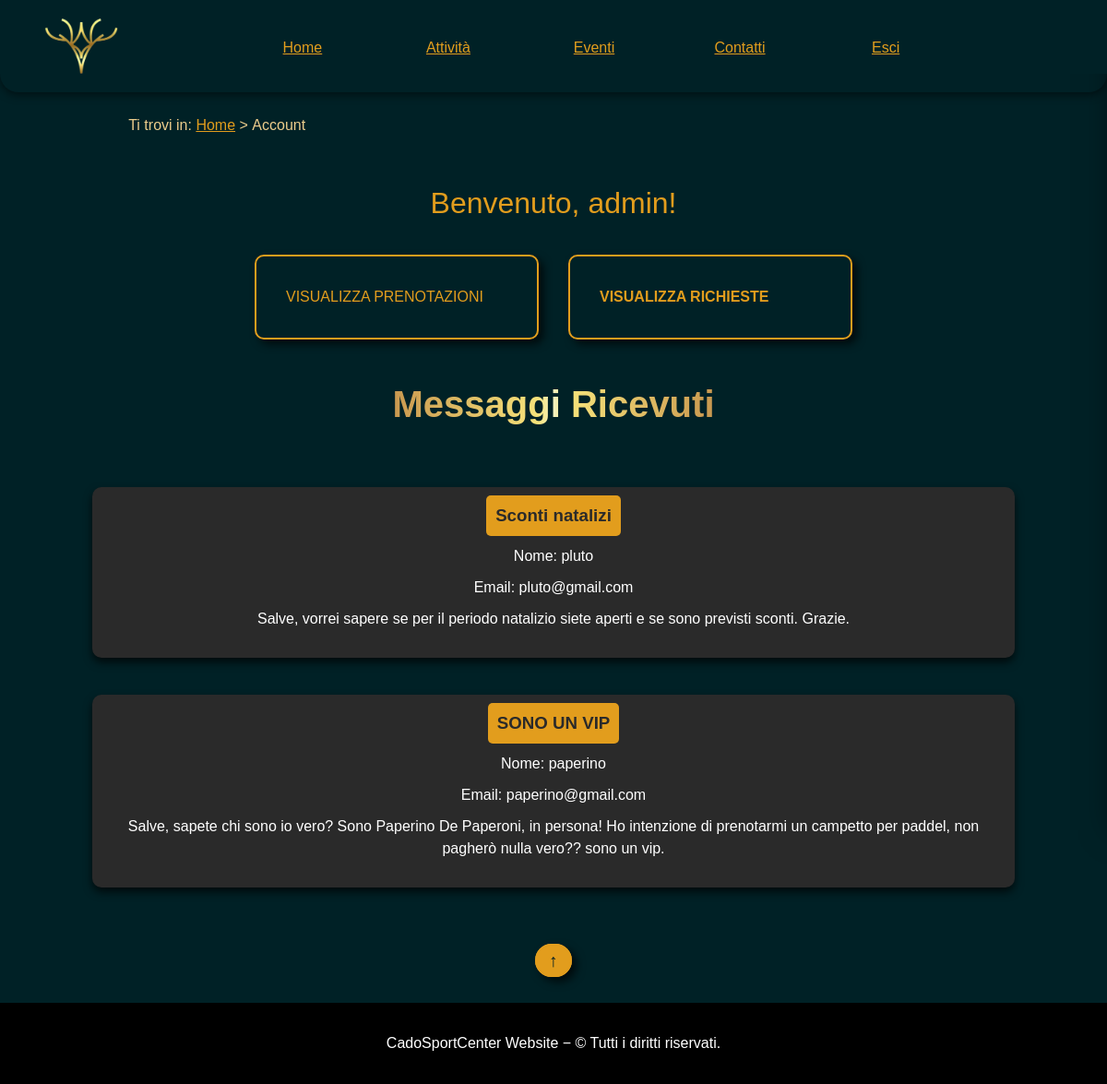
Page /php/admin.php (signed in) on the earlier database version.
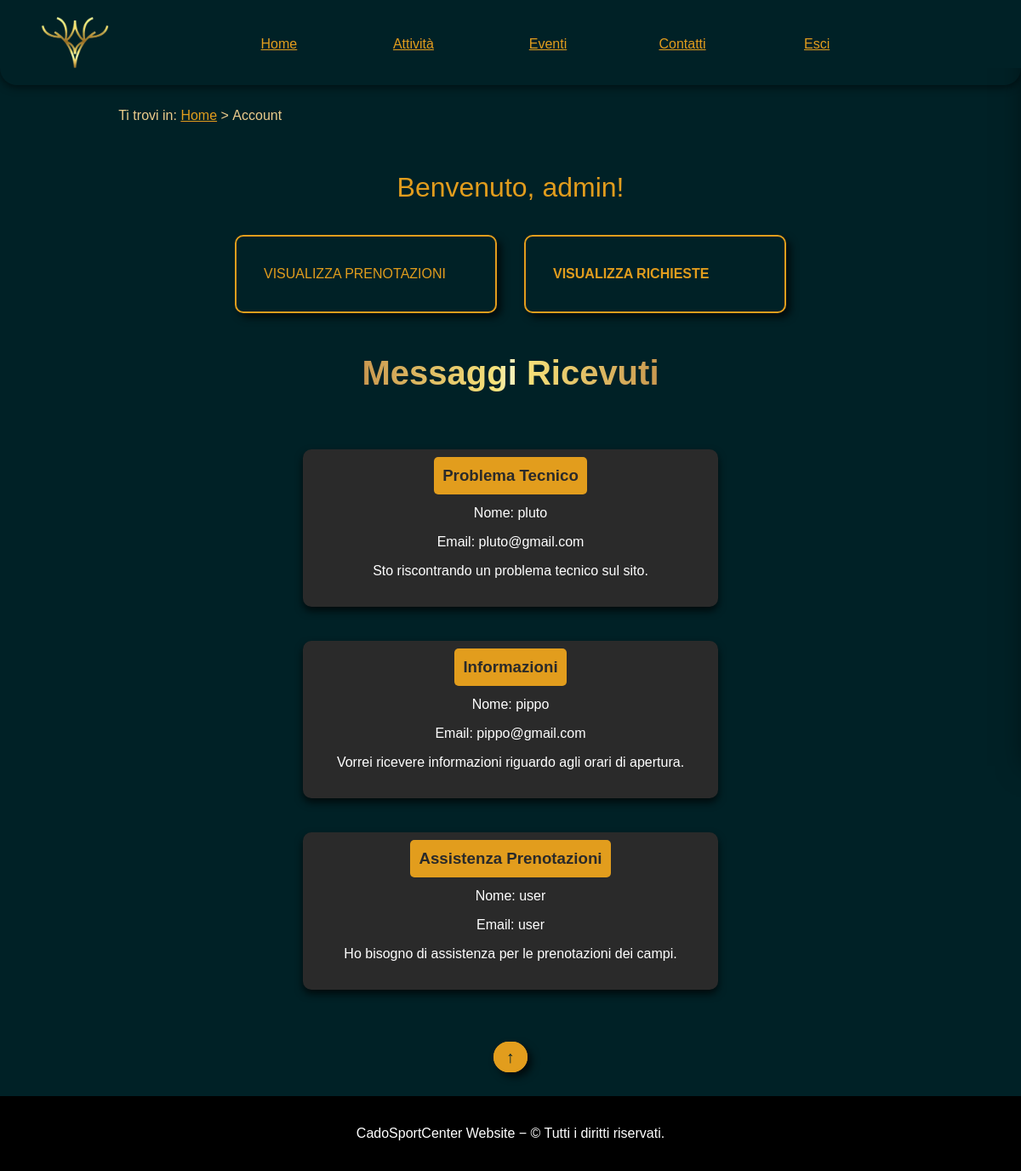
Same page on the later database version.
### tables this page shows
CREATE TABLE Richieste (
    id INT NOT NULL AUTO_INCREMENT PRIMARY KEY,
    email VARCHAR(100) NOT NULL,
    titolo VARCHAR(50),
    testo VARCHAR(500) NOT NULL,
    FOREIGN KEY (email) REFERENCES Utente(email)
);

CREATE TABLE Cliente (
    email VARCHAR(100) NOT NULL PRIMARY KEY,
    nome VARCHAR(50) NOT NULL,
    cognome VARCHAR(50) NOT NULL,
    pass_hash VARCHAR(255) NOT NULL,
    FOREIGN KEY (email) REFERENCES Utente(email)
);

### php/CSCAccess.php (called while the page is built, shortened)
<?php
	class CSCAccess {
		private $connection;
		public function openConnection() {
            try {
                $this->connection = mysqli_connect(
                    self::HOST_DB,
                    self::USERNAME,
                    self::PASSWORD,
                    self::DATABASE_NAME
                );
                return true;
            } catch (\mysqli_sql_exception $e) {
                echo "Connection failed: " . $e->getMessage();
                return false;
            }
        }
        public function closeConnection() {
            try {
                if ($this->connection) {
                    $this->connection = null;
                    return true;
                } else {
                    throw new \Exception("Connection is not established.");
                }
            } catch (\Exception $e) {
                echo "Error while closing connection: " . $e->getMessage();
                return false;
            }
        }
	public function getAllRequests() {
		$query = "SELECT * FROM Richieste";
		$queryResult = mysqli_query($this->connection, $query) or die("Errore in DBAccess" . mysqli_error($this -> connection));
		if(mysqli_num_rows($queryResult) != 0){
			$result = array();
			while($row = mysqli_fetch_assoc($queryResult))
			{
				$result[] = array(
					'id' => $row['id'],
					'email' => $row['email'],
					'titolo' => $row['titolo'],
					'testo' => $row['testo']
				);
			}
			return $result;
		}
		else {
			return null;
		}
	}
	public function getClientInfoDetails($email) {
		$query = "SELECT nome, cognome FROM Cliente WHERE email=?";
		$stmt = mysqli_prepare($this->connection, $query);
		mysqli_stmt_bind_param($stmt, "s", $email);
		mysqli_stmt_execute($stmt);
		$queryResult = mysqli_stmt_get_result($stmt);
		if ($queryResult) {
			$result = mysqli_fetch_assoc($queryResult);
			if ($result) {
				return array(
					'nome' => $result['nome'],
					'cognome' => $result['cognome']
				);
			}
		}
		return null;
	}
}

### php/admin.php (the view, shortened to what this page needs)
<?php
include_once "CSCAccess.php";
$nomeUtente = isset($_SESSION['user_name']) && $_SESSION['user_name'] !== null ? $_SESSION['user_name'] : '';
$paginaHTML = file_get_contents('../admin.html');
$messaggi = "";
$csc = new CSCAccess();
$conn = $csc->openConnection();
if ($conn)
{
    $messages = $csc->getAllRequests();
    if (is_array($messages) || is_object($messages))
    {
        foreach ($messages as $messaggio) {
            $email = htmlspecialchars($messaggio['email']);
            $info = $csc->getClientInfoDetails($email);
            $nome_utente = $info ? $info['nome'] : "Nome non disponibile";
            $titolo = $messaggio["titolo"] ?? "Senza titolo";
            $testo = htmlspecialchars($messaggio['testo']);
            $messaggi .= "<div class=\"message-box\" tabindex=\"0\">
                                <h3 class=\"message-title\">$titolo</h3>
                                <p class=\"message-name\">Nome: $nome_utente</p>
                                <p class=\"message-email\">Email: $email</p>
                                <p class=\"message-content\">$testo</p>
                            </div>";
        }
    }
}
$paginaHTML = str_replace("Nome", $nomeUtente, $paginaHTML);
$paginaHTML = str_replace("{messaggi}", $messaggi, $paginaHTML);
echo $paginaHTML;
?>

Differences in the rows shown:
changed richieste "pluto@gmail.com": titolo "Sconti natalizi" → "Problema Tecnico"; testo "Salve, vorrei sapere se per il periodo natalizio siete aperti e se sono previsti sconti. Grazie." → "Sto riscontrando un problema tecnico sul sito."
changed richieste: titolo "SONO UN VIP" → "Informazioni"; cliente.nome "paperino" → "pippo"; email "paperino@gmail.com" → "pippo@gmail.com"; testo "Salve, sapete chi sono io vero? Sono Paperino De Paperoni, in persona! Ho intenzione di prenotarmi un campetto per paddel, non pagherò nulla vero?? sono un vip." → "Vorrei ricevere informazioni riguardo agli orari di apertura."
added richieste: titolo "Assistenza Prenotazioni", cliente.nome "user", email "user", testo "Ho bisogno di assistenza per le prenotazioni dei campi."
